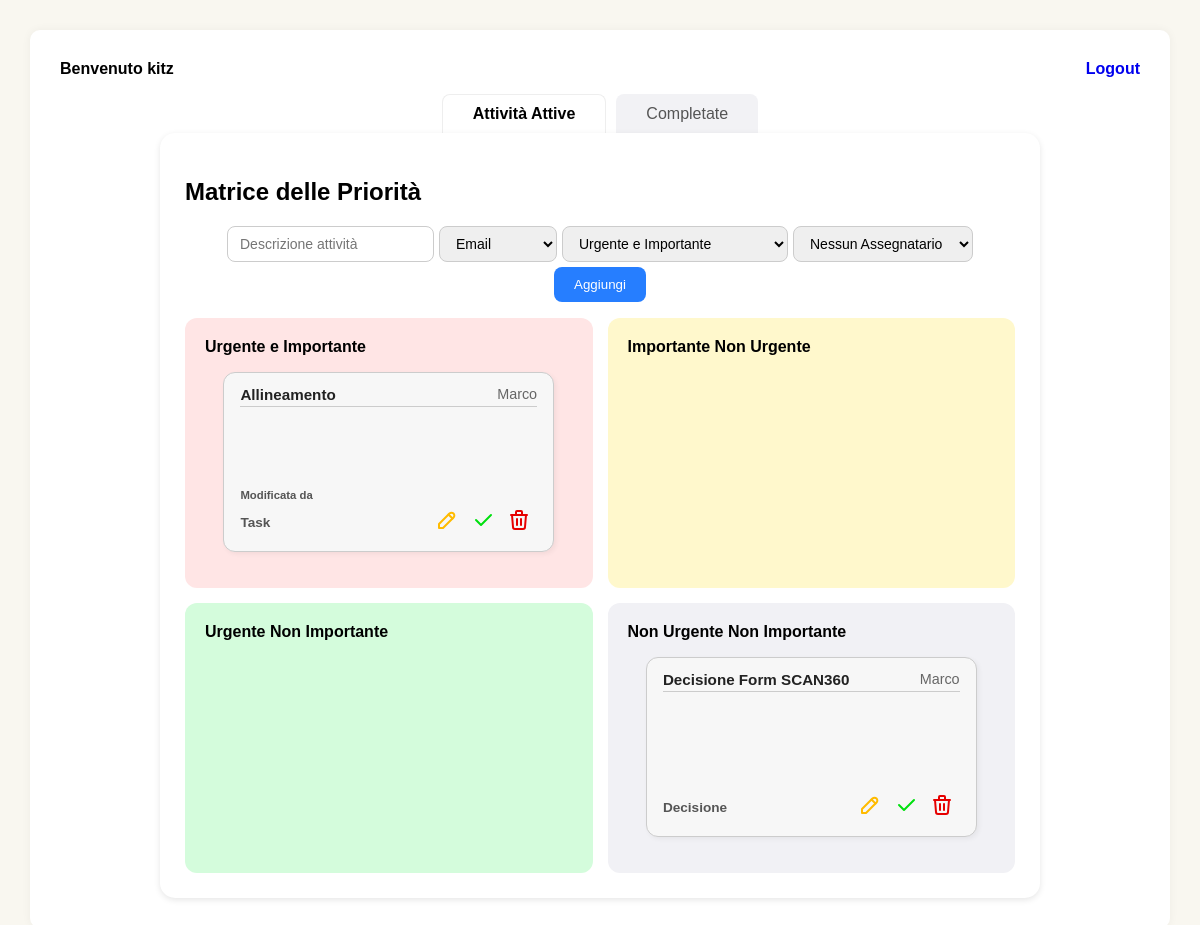
The app's page /home/ (signed in), older data.
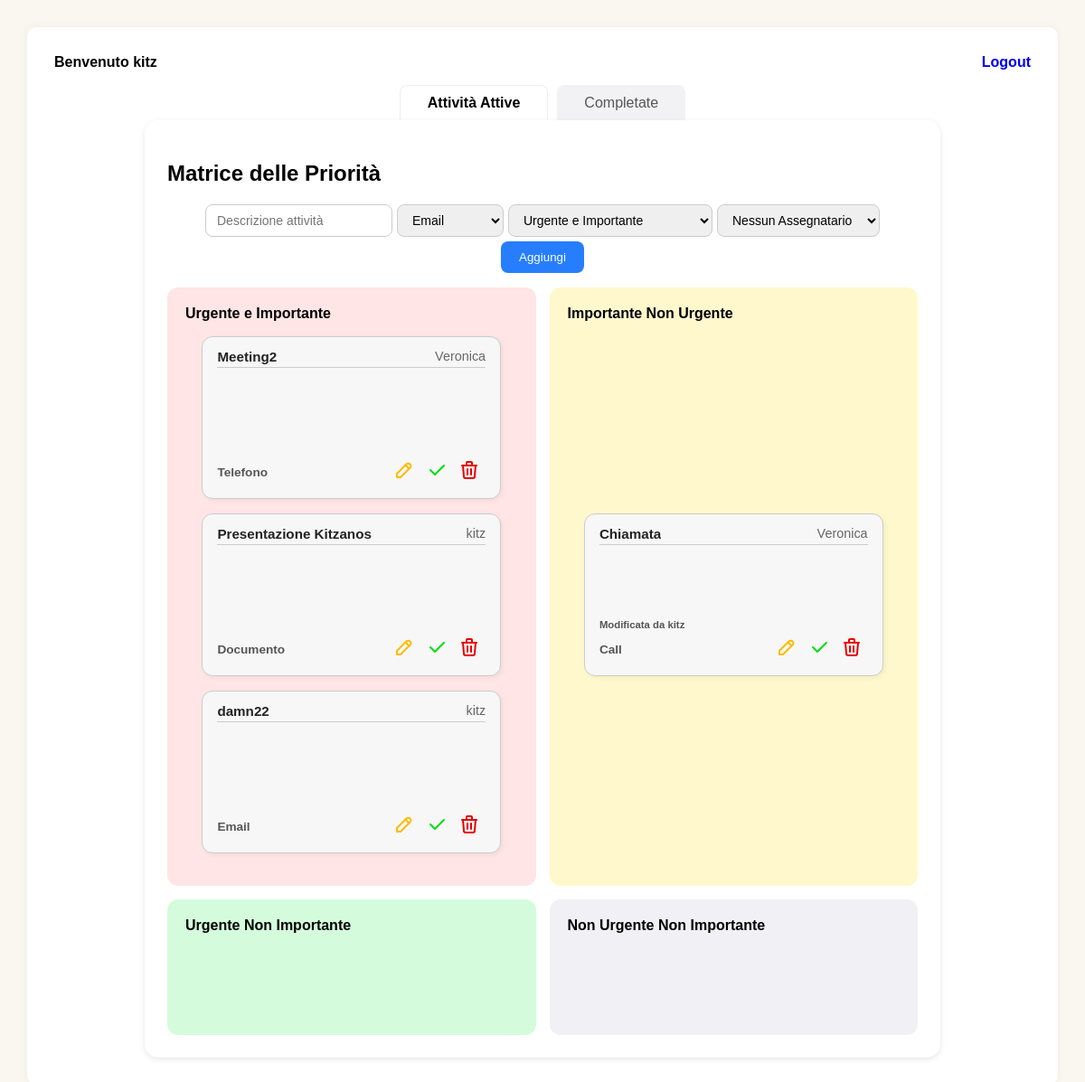
The same page, newer data.
### sbk_app/models.py (models this page shows, shortened)
class Task(models.Model):
    TIPO_CHOICES = [
        ('Email', 'Email'),
        ('Telefono', 'Telefono'),
        ('Documento', 'Documento'),
        ('Call', 'Call'),
        ('Task', 'Task'),
        ('Decisione', 'Decisione'),
    ]
    PRIORITA_CHOICES = [
        ('UI', 'Urgente e Importante'),
        ('IN', 'Importante Non Urgente'),
        ('UN', 'Urgente Non Importante'),
        ('NN', 'Non Urgente Non Importante'),
    ]
    descrizione = models.CharField(max_length=25)
    tipo = models.CharField(max_length=20, choices=TIPO_CHOICES)
    priorita = models.CharField(max_length=2, choices=PRIORITA_CHOICES)
    creatore = models.ForeignKey(User, on_delete=models.CASCADE)
    modificato_da = models.ForeignKey(User, on_delete=models.SET_NULL, null=True, blank=True, related_name='tasks_modifica')
    assegnato_a = models.ForeignKey(User, null=True, blank=True, on_delete=models.SET_NULL, related_name="task_assegnate")
    completata = models.BooleanField(default=False)
    data_creazione = models.DateTimeField(auto_now_add=True)

### sbk_app/views.py (the view, shortened to what this page needs)
# urls.py: 2. Add a URL to urlpatterns:  path('', views.home, name='home')
@login_required(login_url='/accounts/login/')
def home(request):
    user = request.user
    if user.is_superuser:
        tasks_ui = Task.objects.filter(priorita='UI', completata=False)
        tasks_in = Task.objects.filter(priorita='IN', completata=False)
        tasks_un = Task.objects.filter(priorita='UN', completata=False)
        tasks_nn = Task.objects.filter(priorita='NN', completata=False)
        completate = Task.objects.filter(completata=True)
        utenti = User.objects.all()
    context = {
        'tasks_ui': tasks_ui,
        'tasks_in': tasks_in,
        'tasks_un': tasks_un,
        'tasks_nn': tasks_nn,
        'completate': completate,
        'utenti': utenti,
    }
    return render(request, "home.html", context)

### sbk_app/templates/home.html (shortened to what this page needs)
{% load static %}
<!DOCTYPE html>
<html lang="it">
<head>
  <link rel="stylesheet" href="{% static 'style.css' %}">
  <link rel="stylesheet" href="{% static 'font/Montserrat-Thin.woff2' %}">
</head>
<body>
  <div class="container">
    {% if user.is_authenticated %}
      <div class="header"><h3>Benvenuto {{ user.username }}</h3> <h3><a href="{% url 'logout' %}">Logout</a></h3></div>
    {% endif %}
    <div class="tabs" id = "tabs">
      <button class="tab active" type="button" data-tab="attive">Attività Attive</button>
      <button class="tab" type="button" data-tab="completate">Completate</button>
    </div>
    <div class="card tab-content active" id="attive">
      <h2>Matrice delle Priorità </h2>
      <form method="POST" class="input-group" id ="input-group">
        <input maxlength="25" title ="Max 25 caratteri" type="text" name="descrizione" id="descrizione" placeholder="Descrizione attività" required>
        <select name="tipo" id="tipo" title ="Tipo di Task" required>
          <option value="Email">Email</option>
        </select>
        <select name="priorita" id="priorita" title ="Priorità" required>
          <option value="UI">Urgente e Importante</option>
        </select>
        {% if user.is_superuser %}
        <select name="assegnato_a" id="assegnato_a">
          <option value="" selected>Nessun Assegnatario</option>
        </select>
        {% endif %}
        <button type="submit" class="add-button" id="form-button">Aggiungi</button>
      </form>
      <div class="priority-grid">
        <div class="priority urgent-important">
          <h3>Urgente e Importante</h3>
          {% for task in tasks_ui %}
            <div class="task-card" >
              <div class="task-header">
                <div class="task-title">{{ task.descrizione }}</div>
                <div class="task-creator">{{ task.creatore.username }}</div>
              </div>
              <div class="task-details">
                <div class="task-type">
                  {% if task.modificato_da.username != task.creatore.username %}
                    <p><small>Modificata da {{ task.modificato_da.username }}</small></p>
                  {% endif %}
                  <p> {{ task.tipo }}</p>
                </div>
                <div class="task-actions">
                  <button class="edit-task" data-task-id="{{ task.id }}" data-tipo="{{ task.tipo }}" data-priorita="{{ task.priorita }}" title="Modifica"> <img src="{% static 'icone/pencil.svg' %}"/></button>
                  <button class="complete-task" data-task-id="{{ task.id }}" title="Completa"> <img src="{% static 'icone/check.svg' %}"/></button>
                  <button class="delete-task" data-task-id="{{ task.id }}" title="Elimina"> <img src="{% static 'icone/trash.svg' %}"/></button>
                </div>
              </div>
            </div>
          {% endfor %}
        </div>
        <div class="priority important-not-urgent">
          <h3>Importante Non Urgente</h3>
          {% for task in tasks_in %}
            <div class="task-card">
              <div class="task-header">
                <div class="task-title">{{ task.descrizione }}</div>
                <div class="task-creator">{{ task.creatore.username }}</div>
              </div>
              <div class="task-details">
                <div class="task-type">
                  {% if task.modificato_da.username %}
                    <p><small>Modificata da {{ task.modificato_da.username }}</small></p>
                  {% endif %}
                  <p> {{ task.tipo }}</p>
                </div>
                <div class="task-actions">
                  <button class="edit-task" data-task-id="{{ task.id }}" data-tipo="{{ task.tipo }}" data-priorita="{{ task.priorita }}" title="Modifica"> <img src="{% static 'icone/pencil.svg' %}"/></button>
                  <button class="complete-task" data-task-id="{{ task.id }}" title="Completa"> <img src="{% static 'icone/check.svg' %}"/></button>
                  <button class="delete-task" data-task-id="{{ task.id }}" title="Elimina"> <img src="{% static 'icone/trash.svg' %}"/></button>
                </div>
              </div>
            </div>
          {% endfor %}
        </div>
        <div class="priority urgent-not-important">
          <h3>Urgente Non Importante</h3>
        </div>
        <div class="priority not-urgent-not-important">
          <h3>Non Urgente Non Importante</h3>
          {% for task in tasks_nn %}
            <div class="task-card">
              <div class="task-header">
                <div class="task-title">{{ task.descrizione }}</div>
                <div class="task-creator">{{ task.creatore.username }}</div>
              </div>
              <div class="task-details">
                <div class="task-type">
                  <p> {{ task.tipo }}</p>
                </div>
                <div class="task-actions">
                  <button class="edit-task" data-task-id="{{ task.id }}" data-tipo="{{ task.tipo }}" data-priorita="{{ task.priorita }}" title="Modifica"> <img src="{% static 'icone/pencil.svg' %}"/> </button>
                  <button class="complete-task" data-task-id="{{ task.id }}" title="Completa"><img src="{% static 'icone/check.svg' %}"/></button>
                  <button class="delete-task" data-task-id="{{ task.id }}" title="Elimina"><img src="{% static 'icone/trash.svg' %}"/></button>
                </div>
              </div>
            </div>
          {% endfor %}
        </div>
      </div>
    </div>
    </div>
</body>
</html>

### sbk_app/static/style.css (style rules this page uses)
* { box-sizing: border-box; }
body, input, textarea, select, button { font-family: 'Montserrat', sans-serif; }
body { background-color: #f9f7f0; margin: 0; padding: 0; min-height: 100vh; display: flex; justify-content: center; align-items: flex-start; }
.container { background: white; border-radius: 10px; padding: 30px; width: 95vw; max-width: 100%; min-height: 90vh; box-shadow: 0 0 10px rgba(0,0,0,0.05); margin: 30px auto; display: flex; flex-direction: column; }
.tabs { display: flex; justify-content: center; flex-wrap: wrap; gap: 10px; }
.tab { padding: 10px 30px; border: none; background-color: #f2f2f5; border-radius: 8px 8px 0 0; font-size: 16px; cursor: pointer; color: #555; }
.tab.active { background-color: white; font-weight: bold; color: black; border: 1px solid #eee; border-bottom: none; }
.card { background-color: white; border-radius: 15px; padding: 25px; margin-left: 100px; margin-right: 100px; box-shadow: 0 2px 6px rgba(0,0,0,0.1); flex-grow: 1; display: flex; flex-direction: column; min-height: 0; }
.input-group { margin-bottom: 1rem; display: flex; gap: 5px; justify-content: center; flex-wrap: wrap; }
.input-group input { padding: 8px 12px; border-radius: 8px; border: 1px solid #ccc; font-size: 14px;; }
.input-group select { padding: 8px 12px; border-radius: 8px; border: 1px solid #ccc; font-size: 14px; }
.add-button { padding: 10px 20px; background-color: #267eff; color: white; border: none; border-radius: 8px; cursor: pointer; font-weight: 500; }
.priority-grid { display: grid; grid-template-columns: repeat(2, 1fr); gap: 15px; flex-grow: 1; height: auto; min-height: 0; }
.header { display: flex; justify-content: space-between; align-items: flex-start; gap: 10px; }
a { text-decoration: none; }
h3 { margin-top: 0; font-size: 16px; }
.priority { padding: 20px; border-radius: 12px; font-weight: bold; width: 100%; min-height: 150px; height: 100%; display: grid; align-items: flex-start; text-align: left; }
.urgent-important { background-color: #ffe5e5; }
.important-not-urgent { background-color: #fff8cc; }
.urgent-not-important { background-color: #d4fcdc; }
.not-urgent-not-important { background-color: #f1f1f5; }
.tab-content { display: none; }
.tab-content.active { display: block; }
.task-card { background-color: #f7f7f7; border: 1px solid #ccc; border-radius: 12px; padding: 0.8rem 1rem; height: 180px; width: 90%; max-width: 400px; overflow: hidden; display: flex; flex-direction: column; justify-content: space-between; box-shadow: 2px 2px 5px rgba(0, 0, 0, 0.05); margin: 0 auto 1rem auto; }
.task-header { display: flex; justify-content: space-between; align-items: flex-start; gap: 10px; border: #ccc; border-width: 0 0 1px 0; border-style: solid; padding-bottom: 2px; }
.task-title { font-weight: 700; font-size: 0.95rem; color: #222; line-height: 1.2; max-height: 2.5em; overflow: hidden; -webkit-box-orient: vertical; text-overflow: ellipsis; }
.task-creator { font-weight: 400; font-size: 0.95rem; color: #222; line-height: 1.2; overflow: hidden; -webkit-box-orient: vertical; text-overflow: ellipsis; }
.task-creator { font-size: 0.9rem; color: #666; }
.task-details { font-size: 0.85em; color: #555; white-space: nowrap; overflow: hidden; text-overflow: ellipsis; display: flex; justify-content: space-between; align-items: flex-end; }
.task-actions { margin-top: 2.3rem; flex-wrap: nowrap; display: flex; align-items: center; justify-content: space-between; }
.task-type p { flex-wrap: nowrap; display: flex; flex-direction: column; margin-bottom: 0.5rem; justify-content: flex-end; }
.task-actions button { background: none; border: none; cursor: pointer; font-size: 1.1rem; color: #555; transition: color 0.2s ease; }

Row changes from the older to the newer data that the page shows:
removed Task: descrizione "Allineamento", creatore.username "Marco", tipo "Task", shown under "Urgente e Importante"
removed Task: descrizione "Decisione Form SCAN360", creatore.username "Marco", tipo "Decisione", shown under "Non Urgente Non Importante"
added Task: descrizione "Meeting2", creatore.username "Veronica", tipo "Telefono", shown under "Urgente e Importante"
added Task: descrizione "Presentazione Kitzanos", creatore.username "kitz", tipo "Documento", shown under "Urgente e Importante"
added Task: descrizione "damn22", creatore.username "kitz", tipo "Email", shown under "Urgente e Importante"
added Task: descrizione "Chiamata", creatore.username "Veronica", modificato_da.username "kitz", tipo "Call", shown under "Importante Non Urgente"
